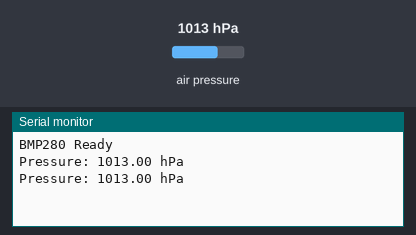
Bench run of a sketch on a simulated ESP32. On the bench: the last lines printed to the serial monitor. The inputs (shaded band) are chosen by the test bench; at power-on: air pressure 1013 hPa.

Above: at 1.8 s.
1.9 s: air pressure set to 952 hPa
At 2.8 s:
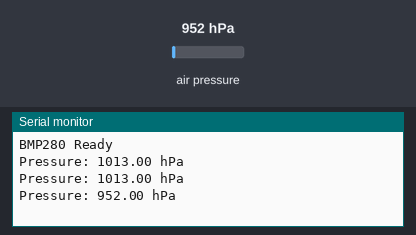
3.4 s: air pressure set to 975 hPa
At 4.6 s:
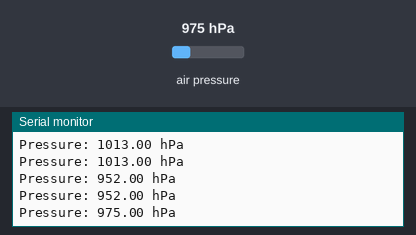
Timing chart, 0 to 6.4 s (numbered marks = the images above; inputs shaded):
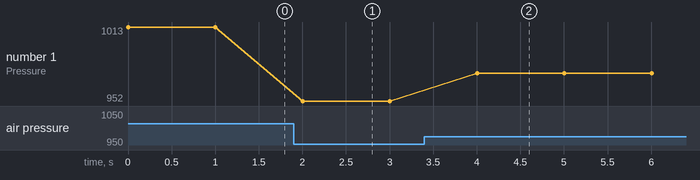

The sketch:

PR09_ESP32_BMP280.ino
```cpp
// PR 9: BMP280 Pressure Sensor (ESP32)
// Wiring: VCC -> 3.3V, GND -> GND, SDA -> GPIO 21, SCL -> GPIO 22
// 6-pin module: CSB -> 3.3V (I2C mode), SDO -> GND (0x76)

#include <Wire.h>
#include <Adafruit_BMP280.h>

Adafruit_BMP280 bmp;

void setup() {
  Serial.begin(115200);
  Wire.begin(21, 22);

  if (!bmp.begin(0x76)) {
    Serial.println("BMP280 not found!");
    while (1);
  }
  Serial.println("BMP280 Ready");
}

void loop() {
  Serial.print("Pressure: ");
  Serial.print(bmp.readPressure() / 100.0);
  Serial.println(" hPa");
  delay(1000);
}
```

Measured:
- after the input at 1.9 s, the serial monitor: prints a new line after 0.10 s (image 1)
- after the input at 3.4 s, the serial monitor: prints a new line after 0.61 s (image 2)
- plotted number 1: 1013 → 952 after the input at 1.9 s, 952 → 975 after the input at 3.4 s
